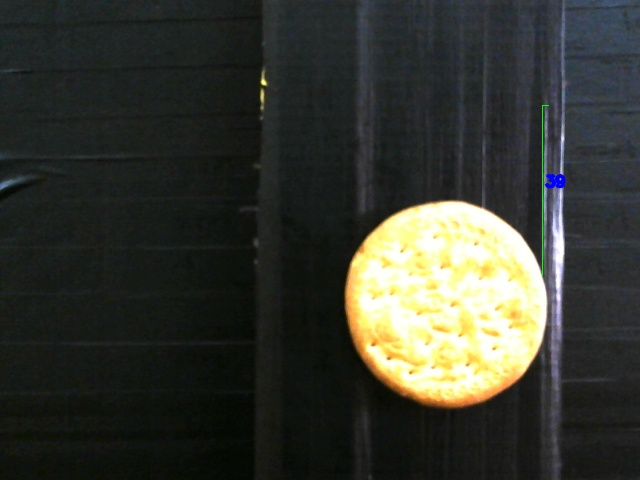
#> input picture image processing/object detection/circle/picture/FRAME38.jpg, 640 x 480 px
$ python seg.py
#> lines starting #> are read from the running program, lines starting #| are printed output that depends on the picture; after the words box and inside, x2 and y2 are one past the last pixel; in counts of white or black regions, pixels touching at a corner belong together
import cv2

# Load the image
img = cv2.imread('picture/FRAME38.jpg')
#> img is the input picture: shape (480, 640, 3); mean B, G, R 48.8, 56.4, 54.3

# Convert the image to grayscale
gray = cv2.cvtColor(img, cv2.COLOR_BGR2GRAY)
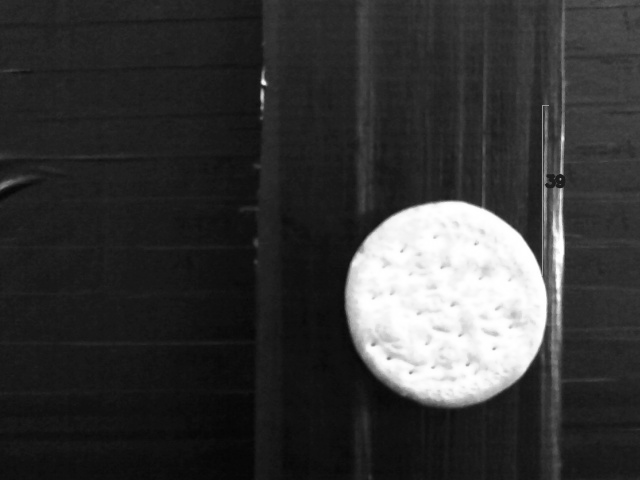
#> gray: shape (480, 640); min 4, max 255, mean 54.9

# Apply thresholding to the image
_, thresh = cv2.threshold(gray, 120, 255, cv2.THRESH_BINARY)
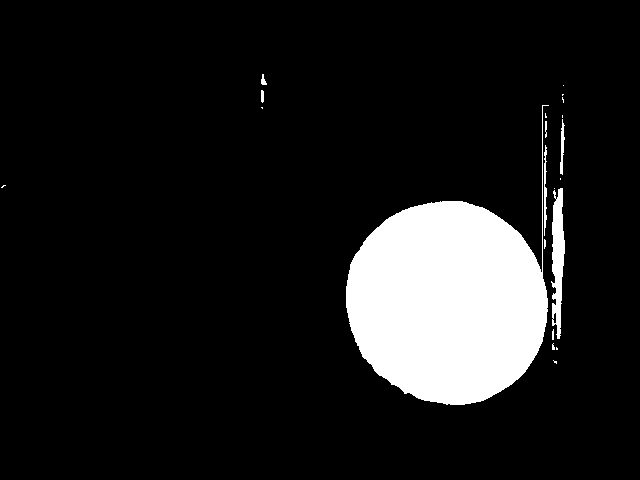
#> thresh: shape (480, 640); 11.2% white; 21 white regions (13 under 20 px)

# Find contours in the image
contours, _ = cv2.findContours(thresh, cv2.RETR_TREE, cv2.CHAIN_APPROX_SIMPLE)
#> contours = 22 contours, 15 with area under 20; largest, box (x1, y1, x2, y2) and area: (346, 105, 549, 405) 31981, (551, 188, 565, 339) 1188, (544, 145, 547, 236) 93, (560, 119, 565, 175) 92, (552, 312, 557, 324) 30, (261, 74, 267, 85) 26, (261, 90, 264, 103) 22

# Filter the contours based on their size
filtered_contours = []
for cnt in contours:
    if cv2.contourArea(cnt) > 1000:
        filtered_contours.append(cnt)
#> this loop made 22 passes
#> cnt on passes 2, 8, 10, 14, 16, 19, 21: [[556, 347], [556, 349], [557, 349], [557, 348]], [[554, 188]], [[560, 178], [560, 179]], [[562, 115], [562, 117]], [[261, 107], [262, 108], [262, 107]], [[562, 94], [562, 95], [563, 94]], [[563, 85]]
#> after the loop, filtered_contours = 2 contours; box (x1, y1, x2, y2) and area: (346, 105, 549, 405) 31981, (551, 188, 565, 339) 1188

# Draw the filtered contours on the image
cv2.drawContours(img, filtered_contours, -1, (0, 255, 0), 3)
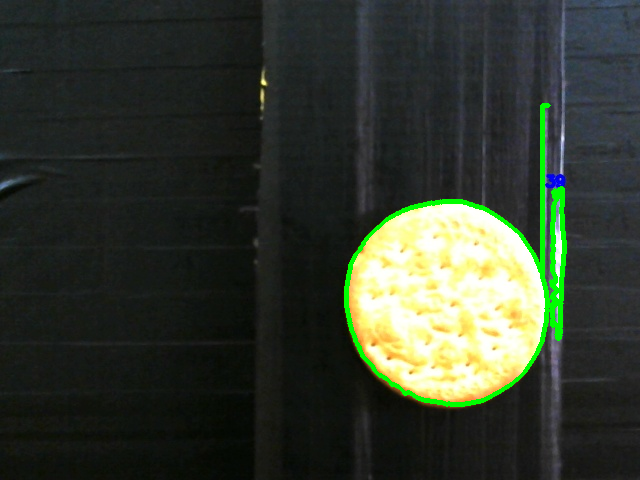
#> img: shape (480, 640, 3); 1.74% of pixels changed, all inside (x1, y1, x2, y2) = (344, 103, 567, 407)

# Display the image
cv2.imshow('Image', img)
cv2.waitKey(0)
cv2.destroyAllWindows()
